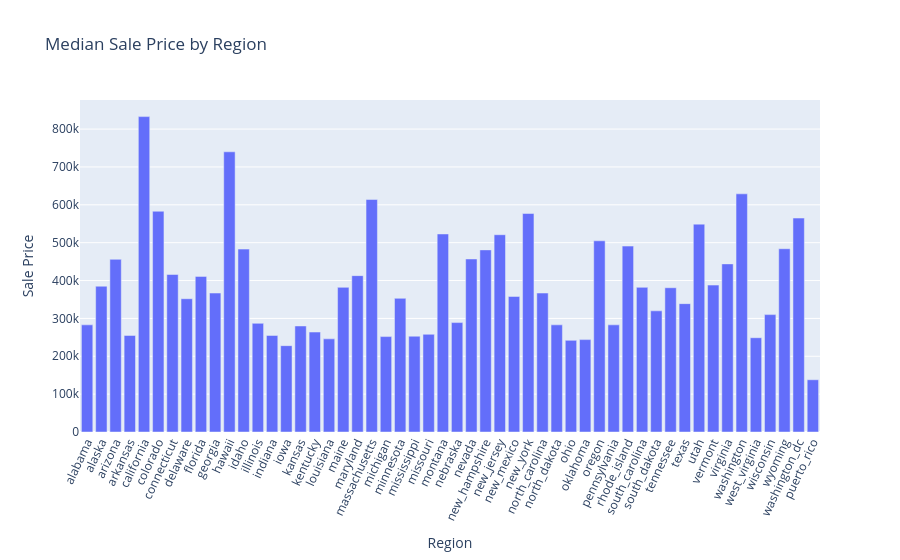

Write notebook code for a chart like this one.
### Markdown cell above
The plot indicates that no region stands out with exceptionally high median household income, while Puerto Rico notably has one of the lowest median household incomes among all regions.

### Code cell
fig = px.bar(
    df,
    x='key_row',
    y='median_sale_price',
    title='Median Sale Price by Region',
    labels={'key_row': 'Region', 'median_sale_price': 'Sale Price'},
)
fig.update_layout(xaxis_tickangle=-65)
fig.show()

### Figure 1 — Plotly figure (JSON) as saved in the notebook; plotly's stock layout.template omitted (floating-point values rounded to 4 significant figures)
{"data": [{"hovertemplate": "Region=%{x}<br>Sale Price=%{y}<extra></extra>", "legendgroup": "", "marker": {"color": "#636efa", "pattern": {"shape": ""}}, "name": "", "orientation": "v", "showlegend": false, "textposition": "auto", "type": "bar", "x": ["alabama", "alaska", "arizona", "arkansas", "california", "colorado", "connecticut", "delaware", "florida", "georgia", "hawaii", "idaho", "illinois", "indiana", "iowa", "kansas", "kentucky", "louisiana", "maine", "maryland", "massachusetts", "michigan", "minnesota", "mississippi", "missouri", "montana", "nebraska", "nevada", "new_hampshire", "new_jersey", "new_mexico", "new_york", "north_carolina", "north_dakota", "ohio", "oklahoma", "oregon", "pennsylvania", "rhode_island", "south_carolina", "south_dakota", "tennessee", "texas", "utah", "vermont", "virginia", "washington", "west_virginia", "wisconsin", "wyoming", "washington_dc", "puerto_rico"], "xaxis": "x", "y": [283000, 385000, 456000, 255000, 833000, 583000, 416000, 352000, 411000, 367000, 740000, 483000, 287000, 255000, 228000, 280000, 264000, 246000, 382000, 413000, 614000, 252000, 353000, 253000, 258000, 523000, 289000, 457000, 481000, 521000, 358000, 577000, 367000, 283000, 242000, 244000, 505000, 283000, 491000, 382000, 320000, 381000, 339000, 549000, 388000, 444000, 629000, 249000, 310000, 484000, 565000, 138000], "yaxis": "y"}], "layout": {"barmode": "relative", "legend": {"tracegroupgap": 0}, "title": {"text": "Median Sale Price by Region"}, "xaxis": {"anchor": "y", "domain": [0, 1], "tickangle": -65, "title": {"text": "Region"}}, "yaxis": {"anchor": "x", "domain": [0, 1], "title": {"text": "Sale Price"}}}}
